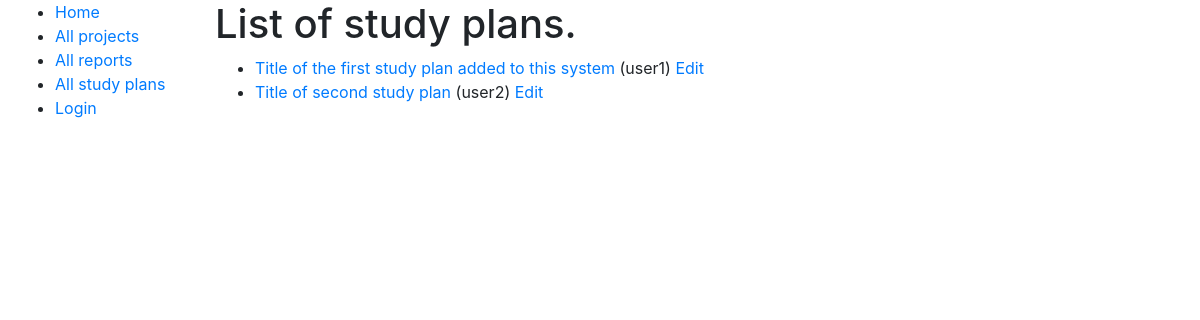
The app's page /fileindex/study_plans/, older data.
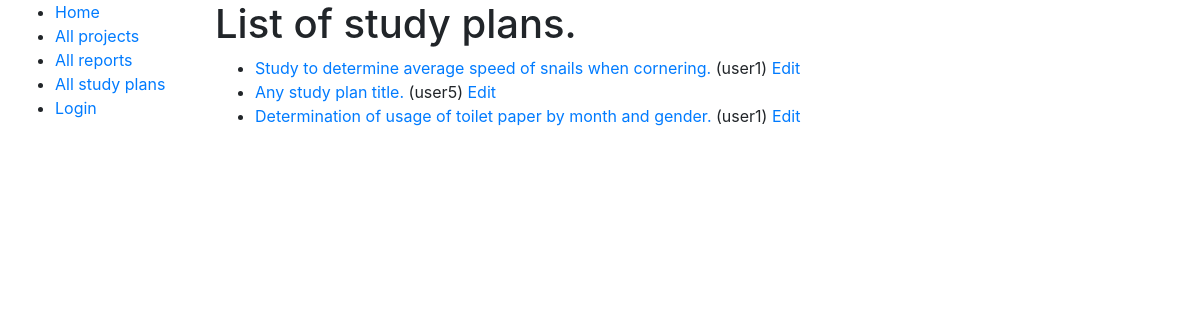
The same page, newer data.
### fileindex/models.py (models this page shows, shortened)
class Document(models.Model):
    owner = models.ForeignKey(User, on_delete=models.SET_NULL, blank=True, null=True)
    project = models.ForeignKey(Project, on_delete=models.SET_NULL, blank=True, null=True)
    location = models.ForeignKey(Location, on_delete=models.SET_NULL, blank=True, null=True)
    DOCUMENT_CODE = (
        ('SP', 'Study plan'),
        ('R', 'Report'),
        ('RDF', 'Related file'),
        ('LBN', 'Lab book'),
    )
    document_code = models.CharField(max_length=3, choices=DOCUMENT_CODE, default='')
    e_copy = models.FileField(upload_to='uploads/', null=True, blank=True)
    class Meta:
        abstract = True

class StudyPlan(Document):
    title = models.TextField()
    DOCUMENT_STATUS = (
        ('PEN', 'Pending'),
        ('IND', 'In draft'),
        ('COM', 'Complete'),
    )
    status = models.CharField(max_length=3, choices=DOCUMENT_STATUS, default='PEN')
    sign_date = models.DateField(null=True, blank=True)
    def get_absolute_url(self):
        return reverse('studyplan-detail', args=[str(self.id)])

### fileindex/views.py (the view)
# urls.py: path('study_plans/', views.StudyPlanListView.as_view(), name='study-plans'),
class StudyPlanListView(generic.ListView):
    model = StudyPlan

### fileindex/templates/fileindex/studyplan_list.html
{% extends "base_generic.html" %}
{% block content %}
	<h1>List of study plans.</h1>
	{% if studyplan_list %}
		<ul>
			{% for studyplan in studyplan_list %}
			<li>
			<a href="{{ studyplan.get_absolute_url }}">{{ studyplan.title }}</a> ({{ studyplan.owner }})
			<a href="{% url 'studyplan-update' studyplan.id %}">Edit</a>
			</li>
			{% endfor %}
		</ul>
		{% else %}
		<p>There are no study plans.</p>
	{% endif %}
{% endblock %}

Row changes from the older to the newer data that the page shows:
changed StudyPlan: title "Title of the first study plan added to this system" → "Study to determine average speed of snails when cornering."
changed StudyPlan: title "Title of second study plan" → "Any study plan title."; owner "user2" → "user5"
added StudyPlan: title "Determination of usage of toilet paper by month and gender.", owner "user1"
